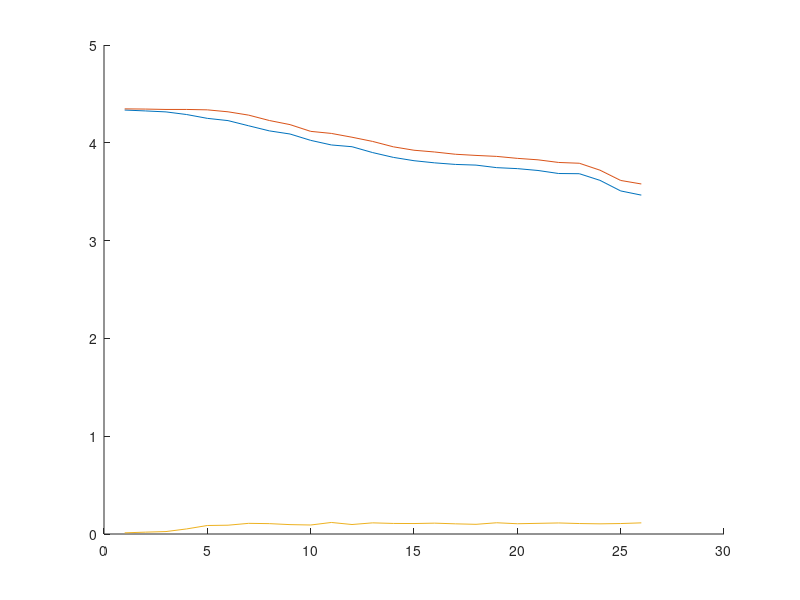
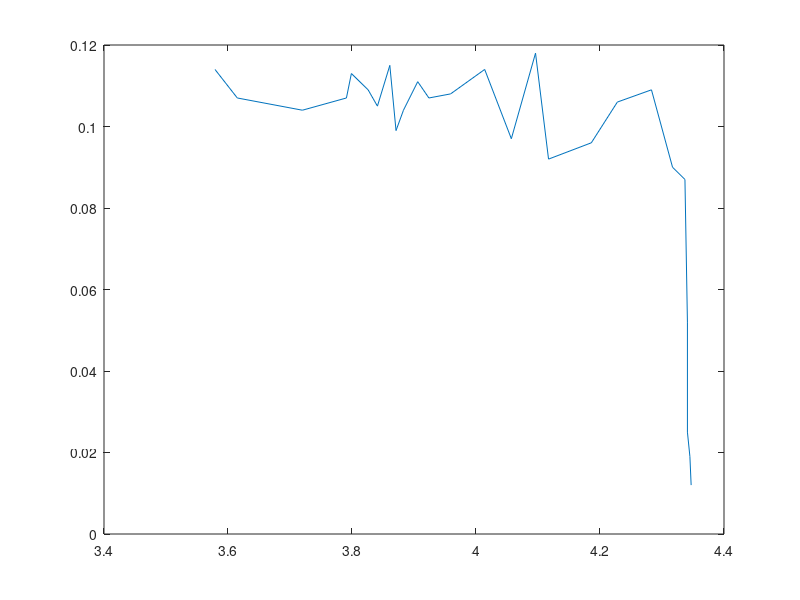

Here is the MATLAB script that generated these plots, in order:
close all
A=[4.335 4.326 4.316 4.289 4.250 4.227 4.174 4.122 4.090 4.025 3.978 3.960 3.9 ...
       3.851 3.817 3.795 3.779 3.772 3.746 3.736 3.717 3.686 3.684 3.616 3.508 3.465];
B=[4.347 4.345 4.341 4.341 4.337 4.317 4.283 4.228 4.186 4.117 4.096 4.057 4.014 ...
       3.959 3.924 3.906 3.883 3.871 3.861 3.841 3.826 3.799 3.791 3.720 3.615 3.579];
hold on 
X= 1:size(A,2);
plot(X,A);
plot(X,B);
plot(X,B-A);
hold off
%plot(X,B-A);
figure;
plot(B,B-A);
